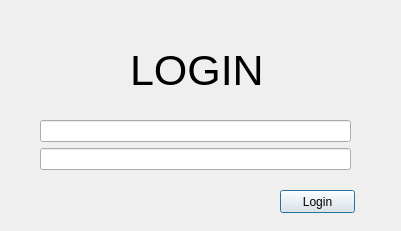
<?xml version="1.0" encoding="UTF-8"?>
<ui version="4.0">
 <class>LoginScreen</class>
 <widget class="QDialog" name="LoginScreen">
  <property name="geometry">
   <rect>
    <x>0</x>
    <y>0</y>
    <width>401</width>
    <height>231</height>
   </rect>
  </property>
  <property name="windowTitle">
   <string>Dialog</string>
  </property>
  <widget class="QPushButton" name="login_pushButton">
   <property name="geometry">
    <rect>
     <x>280</x>
     <y>190</y>
     <width>75</width>
     <height>23</height>
    </rect>
   </property>
   <property name="text">
    <string>Login</string>
   </property>
  </widget>
  <widget class="QLabel" name="login_label">
   <property name="geometry">
    <rect>
     <x>130</x>
     <y>30</y>
     <width>131</width>
     <height>81</height>
    </rect>
   </property>
   <property name="font">
    <font>
     <pointsize>32</pointsize>
    </font>
   </property>
   <property name="text">
    <string>LOGIN</string>
   </property>
  </widget>
  <widget class="QWidget" name="layoutWidget">
   <property name="geometry">
    <rect>
     <x>40</x>
     <y>120</y>
     <width>311</width>
     <height>51</height>
    </rect>
   </property>
   <layout class="QVBoxLayout" name="verticalLayout">
    <item>
     <widget class="QLineEdit" name="username_lineEdit"/>
    </item>
    <item>
     <widget class="QLineEdit" name="password_lineEdit"/>
    </item>
   </layout>
  </widget>
 </widget>
 <resources/>
 <connections/>
</ui>
